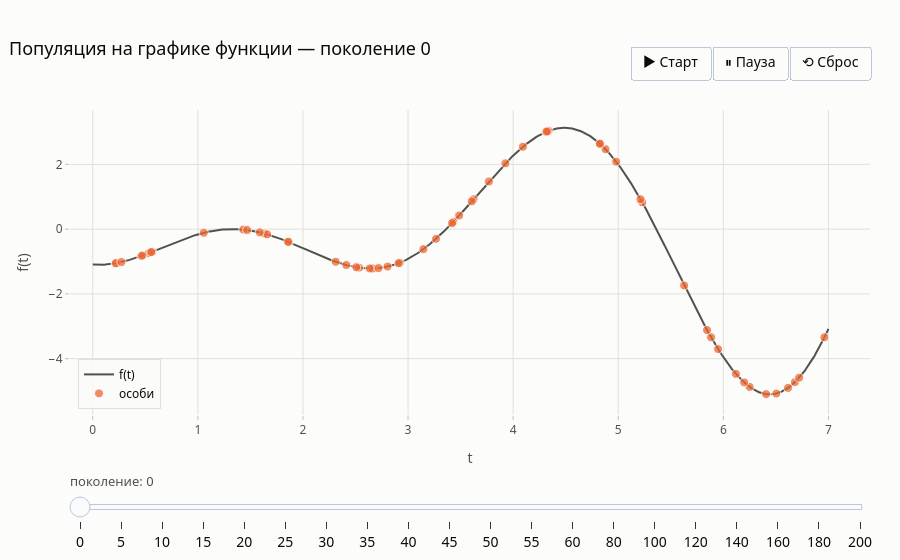

Notebook code for this chart:
### Code cell
# Анимация популяции на графике функции (каждые 5 поколений первые 60, затем каждые 20)
steps = list(range(0, 60, 5)) + list(range(60, 201, 20))
fig = go.Figure()
fig.add_trace(go.Scatter(x=t_plot, y=f(t_plot), mode='lines', name='f(t)', line=dict(color=INK2, width=2)))
t0 = res['snaps'][0]
fig.add_trace(go.Scatter(x=t0, y=f(t0), mode='markers', name='особи',
                         marker=dict(color=PALETTE[1], size=9, opacity=0.75, line=dict(color=SURFACE, width=1))))
fig.frames = [go.Frame(name=str(s), data=[go.Scatter(x=res['snaps'][s], y=f(res['snaps'][s]))], traces=[1],
                       layout=go.Layout(title_text=f'Популяция на графике функции — поколение {s}'))
              for s in steps]
fig.update_layout(title='Популяция на графике функции — поколение 0', xaxis_title='t', yaxis_title='f(t)',
                  height=560, margin=dict(t=110, b=120), legend=dict(x=0.01, y=0.02, yanchor='bottom'),
                  **anim_controls(steps))
png = make_subplots(rows=1, cols=3, shared_yaxes=True, horizontal_spacing=0.03,
                    subplot_titles=[f'поколение {s}' for s in (0, 10, 200)])
for c, s in enumerate((0, 10, 200), start=1):
    png.add_trace(go.Scatter(x=t_plot, y=f(t_plot), mode='lines', line=dict(color=INK2, width=2),
                             name='f(t)', showlegend=c == 1), 1, c)
    png.add_trace(go.Scatter(x=res['snaps'][s], y=f(res['snaps'][s]), mode='markers', name='особи', showlegend=c == 1,
                             marker=dict(color=PALETTE[1], size=8, opacity=0.75, line=dict(color=SURFACE, width=1))), 1, c)
    png.update_xaxes(title_text='t', row=1, col=c)
png.update_layout(title='Популяция простого ГА на графике функции', height=420,
                  legend=dict(orientation='h', x=0.5, xanchor='center', y=-0.22))
save(fig, '03_population', width=1300, height=420, png_fig=png)
fig.show()

### Figure 1 — Plotly figure (JSON) as saved in the notebook; plotly's stock layout.template omitted (floating-point values rounded to 4 significant figures; data arrays with more than 128 entries replaced by an {"elided": "..."} marker saying what was removed)
{"data": [{"line": {"color": "#52514e", "width": 2}, "mode": "lines", "name": "f(t)", "type": "scatter", "x": {"elided": "1000 float values"}, "y": {"elided": "1000 float values"}}, {"marker": {"color": "#eb6834", "line": {"color": "#fcfcfb", "width": 1}, "opacity": 0.75, "size": 9}, "mode": "markers", "name": "особи", "type": "scatter", "x": [3.431, 3.623, 0.5316, 1.63, 0.2173, 5.883, 4.98, 4.879, 1.867, 5.228, 1.432, 0.4603, 5.95, 2.671, 0.2201, 5.212, 5.845, 4.093, 3.606, 1.659, 2.66, 0.5656, 6.681, 3.146, 6.961, 1.858, 1.469, 0.5553, 6.616, 6.25, 2.805, 3.266, 3.486, 1.588, 0.2727, 4.827, 4.316, 6.407, 3.419, 4.825, 6.198, 4.336, 3.926, 4.314, 6.504, 2.311, 3.769, 2.921, 2.534, 2.412, 2.91, 2.636, 0.4708, 4.322, 1.056, 2.507, 5.627, 6.12, 2.719, 6.721], "y": [0.227, 0.9223, -0.7417, -0.1343, -1.054, -3.34, 2.083, 2.469, -0.4025, 0.8284, -0.01429, -0.83, -3.704, -1.214, -1.053, 0.9234, -3.119, 2.545, 0.8578, -0.1606, -1.215, -0.6976, -4.724, -0.6182, -3.342, -0.391, -0.02788, -0.7111, -4.904, -4.872, -1.157, -0.2997, 0.4198, -0.0998, -1.017, 2.631, 3.008, -5.095, 0.1843, 2.638, -4.734, 3.034, 2.032, 3.004, -5.078, -1.008, 1.469, -1.038, -1.19, -1.109, -1.052, -1.215, -0.8174, 3.016, -0.1131, -1.177, -1.741, -4.471, -1.203, -4.587]}], "layout": {"height": 560, "legend": {"x": 0.01, "y": 0.02, "yanchor": "bottom"}, "margin": {"b": 120, "t": 110}, "sliders": [{"active": 0, "currentvalue": {"font": {"color": "#52514e", "size": 13}, "prefix": "поколение: "}, "len": 1, "pad": {"t": 30}, "steps": [{"args": [["0"], {"frame": {"duration": 0, "redraw": false}, "mode": "immediate", "transition": {"duration": 0}}], "label": "0", "method": "animate"}, {"args": [["5"], {"frame": {"duration": 0, "redraw": false}, "mode": "immediate", "transition": {"duration": 0}}], "label": "5", "method": "animate"}, {"args": [["10"], {"frame": {"duration": 0, "redraw": false}, "mode": "immediate", "transition": {"duration": 0}}], "label": "10", "method": "animate"}, {"args": [["15"], {"frame": {"duration": 0, "redraw": false}, "mode": "immediate", "transition": {"duration": 0}}], "label": "15", "method": "animate"}, {"args": [["20"], {"frame": {"duration": 0, "redraw": false}, "mode": "immediate", "transition": {"duration": 0}}], "label": "20", "method": "animate"}, {"args": [["25"], {"frame": {"duration": 0, "redraw": false}, "mode": "immediate", "transition": {"duration": 0}}], "label": "25", "method": "animate"}, {"args": [["30"], {"frame": {"duration": 0, "redraw": false}, "mode": "immediate", "transition": {"duration": 0}}], "label": "30", "method": "animate"}, {"args": [["35"], {"frame": {"duration": 0, "redraw": false}, "mode": "immediate", "transition": {"duration": 0}}], "label": "35", "method": "animate"}, {"args": [["40"], {"frame": {"duration": 0, "redraw": false}, "mode": "immediate", "transition": {"duration": 0}}], "label": "40", "method": "animate"}, {"args": [["45"], {"frame": {"duration": 0, "redraw": false}, "mode": "immediate", "transition": {"duration": 0}}], "label": "45", "method": "animate"}, {"args": [["50"], {"frame": {"duration": 0, "redraw": false}, "mode": "immediate", "transition": {"duration": 0}}], "label": "50", "method": "animate"}, {"args": [["55"], {"frame": {"duration": 0, "redraw": false}, "mode": "immediate", "transition": {"duration": 0}}], "label": "55", "method": "animate"}, {"args": [["60"], {"frame": {"duration": 0, "redraw": false}, "mode": "immediate", "transition": {"duration": 0}}], "label": "60", "method": "animate"}, {"args": [["80"], {"frame": {"duration": 0, "redraw": false}, "mode": "immediate", "transition": {"duration": 0}}], "label": "80", "method": "animate"}, {"args": [["100"], {"frame": {"duration": 0, "redraw": false}, "mode": "immediate", "transition": {"duration": 0}}], "label": "100", "method": "animate"}, {"args": [["120"], {"frame": {"duration": 0, "redraw": false}, "mode": "immediate", "transition": {"duration": 0}}], "label": "120", "method": "animate"}, {"args": [["140"], {"frame": {"duration": 0, "redraw": false}, "mode": "immediate", "transition": {"duration": 0}}], "label": "140", "method": "animate"}, {"args": [["160"], {"frame": {"duration": 0, "redraw": false}, "mode": "immediate", "transition": {"duration": 0}}], "label": "160", "method": "animate"}, {"args": [["180"], {"frame": {"duration": 0, "redraw": false}, "mode": "immediate", "transition": {"duration": 0}}], "label": "180", "method": "animate"}, {"args": [["200"], {"frame": {"duration": 0, "redraw": false}, "mode": "immediate", "transition": {"duration": 0}}], "label": "200", "method": "animate"}], "x": 0, "y": -0.08, "yanchor": "top"}], "title": {"text": "Популяция на графике функции — поколение 0"}, "updatemenus": [{"buttons": [{"args": [null, {"frame": {"duration": 250, "redraw": false}, "fromcurrent": true, "mode": "immediate", "transition": {"duration": 200}}], "label": "▶ Старт", "method": "animate"}, {"args": [[null], {"frame": {"duration": 0, "redraw": false}, "mode": "immediate", "transition": {"duration": 0}}], "label": "⏸ Пауза", "method": "animate"}, {"args": [["0"], {"frame": {"duration": 0, "redraw": false}, "mode": "immediate", "transition": {"duration": 0}}], "label": "⟲ Сброс", "method": "animate"}], "direction": "left", "showactive": false, "type": "buttons", "x": 1.0, "xanchor": "right", "y": 1.1, "yanchor": "bottom"}], "xaxis": {"title": {"text": "t"}}, "yaxis": {"title": {"text": "f(t)"}}}}
